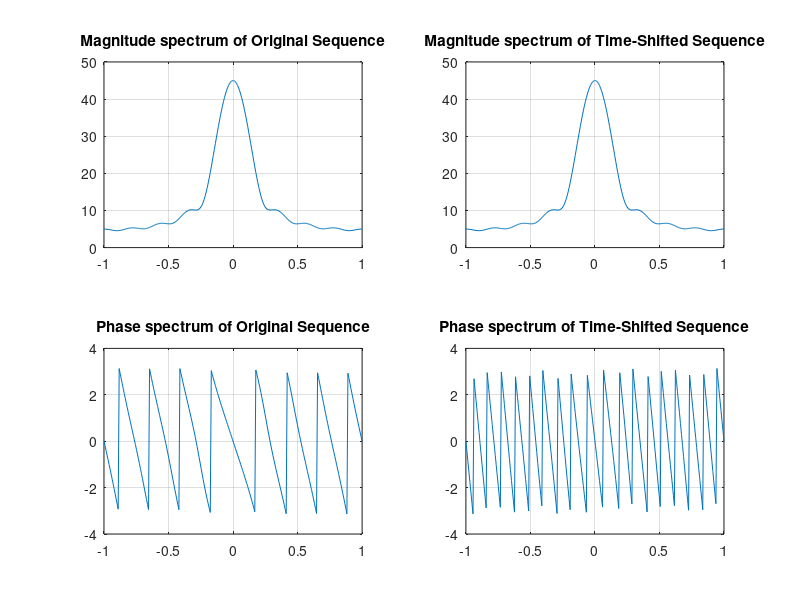

Write the MATLAB code that produced this figure.
clf;
w= -pi:2*pi/255:pi;
wo=0.4*pi;
d=10;
num=[1 2 3 4 5 6 7 8 9];
h1= freqz(num,1,w);
h2= freqz([zeros(1,d),num],1,w);
subplot(2,2,1);
plot(w/pi,abs(h1));grid
title("Magnitude spectrum of Original Sequence");
subplot (2,2,2);
plot(w/pi,abs(h2));grid
title("Magnitude spectrum of Time-Shifted Sequence");
subplot (2,2,3);
plot(w/pi,angle(h1));grid
title("Phase spectrum of Original Sequence");
subplot (2,2,4);
plot(w/pi,angle(h2));grid
title("Phase spectrum of Time-Shifted Sequence");
